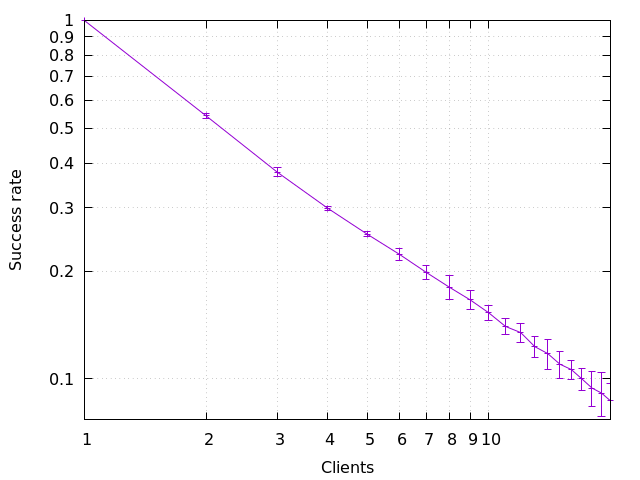

Recreate this plot in gnuplot.
set datafile separator ','
set terminal pngcairo
set xlabel 'Clients'
set ylabel 'Success rate'

set logscale xy
set output 'log.png'
set grid

set xtics (1,2,3,4,5,6,7,8,9,10)
set ytics (0.1,0.2,0.3,0.4,0.5,0.6,0.7,0.8,0.9,1.0)

plot 'mean.csv' w l lt 1 notitle, \
	'mean.csv' using 1:2:3 w yerrorbars notitle lt 1
